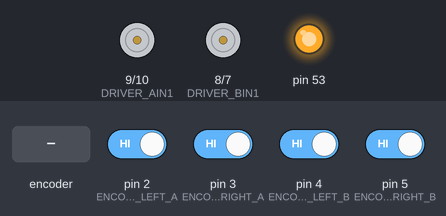
This program was run on a simulated Arduino Mega 2560, built with avr-gcc and run on an emulated ATmega2560. On the bench: motor-driver pin pairs drawn as motors (green arrow = first pin HIGH = forward, orange = second pin HIGH = backward, longer = more drive, scaled by the enable pin), output pins drawn as LEDs (lit = HIGH). The test bench sets the inputs (shaded band); at power-on: pin 2 (ENCODER_LEFT_A), pin 3 (ENCODER_RIGHT_A), pin 4 (ENCODER_LEFT_B), pin 5 (ENCODER_RIGHT_B) HIGH. What the program prints to the serial monitor is not drawn.

Above: at 1.2 s.
1.3 s: rotary encoder on pin 2 (ENCODER_LEFT_A) / pin 4 (ENCODER_LEFT_B) turned 3 steps (first pin leading)
At 1.59 s:
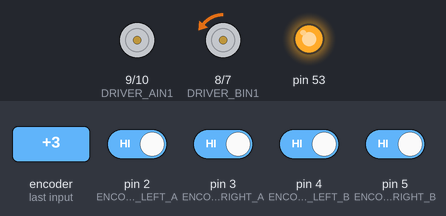
3.4 s: rotary encoder on pin 2 (ENCODER_LEFT_A) / pin 4 (ENCODER_LEFT_B) turned 2 steps (second pin leading)
At 4.4 s:
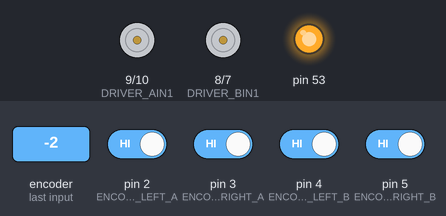
5.3 s: pin 3 (ENCODER_RIGHT_A) driven LOW
At 6.4 s:
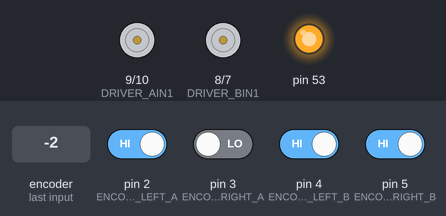
6.8 s: pin 3 (ENCODER_RIGHT_A) driven HIGH
At 7.6 s:
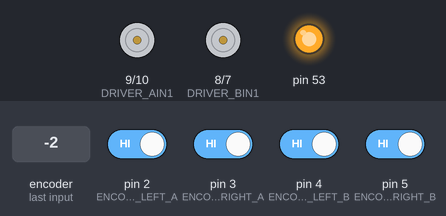
Timing chart, 0 to 9.3 s (numbered marks = the images above; inputs shaded):
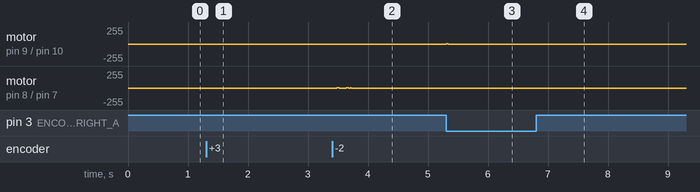

Measured:
- after the input at 1.3 s, motor on pin 8 (DRIVER_BIN1) / pin 7 (DRIVER_BIN2): stopped → backward 2/255 at once, then repeats every 0.20 s: stopped 0.04 s, backward 2/255 0.02 s, stopped 0.10 s, backward 2/255 0.04 s, until it stays stopped from 1.8 s
- after the input at 3.4 s, motor on pin 8 (DRIVER_BIN1) / pin 7 (DRIVER_BIN2): goes forward 2/255 0.04 s, stopped 0.12 s, forward 2/255 0.04 s, stopped 0.02 s, forward 2/255 0.02 s, then stopped, starting after 0.08 s
- after the input at 5.3 s, motor on pin 9 (DRIVER_AIN1) / pin 10 (DRIVER_AIN2): stopped → forward 2/255 at once, → stopped 0.04 s later
- after the input at 6.8 s, motor on pin 9 (DRIVER_AIN1) / pin 10 (DRIVER_AIN2): stopped → backward 2/255 at once, → stopped 0.04 s later

The program:

main.cpp
```cpp
#include <Arduino.h>
#include "can_manager.h"
#include "wheel.h"

unsigned long last_time_50hz = 0;
Wheel wheel;
float Vl = 0;
float Vr = 0;
float separation = 0.19;

float max_linear_speed = 0.4;   // m/s
float max_angular_speed = 1.2;  // rad/s

void setup(){
  Serial.begin(115200);
  can_init();
  wheel.init_wheel();
}

void loop(){

  unsigned long now = millis();
  wheel.update_speed();
  int32_t encoder_r = wheel.encoder_get_right();
  int32_t encoder_l = wheel.encoder_get_left();

  CanRcv_t msg;
  if(can_receive(msg)){
    if(msg.id == 0x001){
      float linear = 0;
      float angular = 0;

      memcpy(&linear, &msg.data[0], sizeof(float));
      memcpy(&angular, &msg.data[4], sizeof(float));

      // limit
      linear = map(linear, -(max_linear_speed), max_linear_speed, -100, 100);
      angular = map(angular, -(max_angular_speed), max_angular_speed, 500, -500);

      if (linear < 10 && linear > -10){
        linear = 0;
      }

      if (angular < 10 && angular > -10){
        angular = 0;
      }

      Vr = linear + (angular * separation/2);
      Vl = linear - (angular * separation/2);

      Serial.print(Vr);
      Serial.print(",");
      Serial.println(Vl);

    }else{
      Vr = 0;
      Vl = 0;
    }
  }else{
      Vr = 0;
      Vl = 0;
  }


  wheel.r_wheel_move(Vr);
  wheel.l_wheel_move(Vl);


  // if(wheel.l_get_speed() != 0 || wheel.r_get_speed() != 0){
  //   Serial.print(wheel.l_get_speed());
  //   Serial.print(",");
  //   Serial.println(wheel.r_get_speed());
  // }


  // 50Hz loop
  if(now - last_time_50hz >= 20){
    CanMsg_32t left_ticks;
    CanMsg_32t right_ticks;
    left_ticks.value = encoder_l;
    right_ticks.value = encoder_r;

    can_send(0x011, 4, right_ticks.bytes);
    can_send(0x012, 4, left_ticks.bytes);

    last_time_50hz = now;
  }
}
```

can_manager.cpp
```cpp
#include "can_manager.h"
#include <SPI.h>
#include <mcp_can.h>

#define CAN_CS 53

MCP_CAN CAN(CAN_CS);

void can_init() {
    SPI.begin();
    while (CAN_OK != CAN.begin(MCP_ANY, CAN_500KBPS, MCP_8MHZ)) {
        Serial.println("MCP2515 gagal init...");
        delay(1000);
    }

    CAN.setMode(MCP_NORMAL);
    Serial.println("MCP2515 OK!");
}

void can_send(int can_id, int length, byte* data) {
    byte result = CAN.sendMsgBuf(can_id, 0, length, data);

    if (result != CAN_OK) {
        Serial.print("CAN SEND ERROR: ");
        Serial.println(result);
    }
}

bool can_receive(CanRcv_t &result) {
    if (CAN.checkReceive() != CAN_MSGAVAIL) {
        return false;
    }
    Serial.println("heere");
    CAN.readMsgBuf(&result.id, &result.len, result.data);

    Serial.print("ID: 0x");
    Serial.println(result.id, HEX);

    Serial.print("DATA: ");

    for (byte i = 0; i < result.len; i++) {
        if (result.data[i] < 0x10) Serial.print("0");
        Serial.print(result.data[i], HEX);
        Serial.print(" ");
    }

    Serial.println();

    return true;
}
```

can_manager.h
```cpp
#ifndef CAN_MANAGER_H
#define CAN_MANAGER_H

#include <Arduino.h>

union CanMsg_32t {
    int32_t value;
    uint8_t bytes[4];
};

typedef struct{
    unsigned long id;
    byte len;
    byte data[8];
}CanRcv_t;

void can_init();
void can_send(int, int, byte*);
bool can_receive(CanRcv_t &result);

#endif
```

wheel.cpp
```cpp
#include "wheel.h"
#include <PID_v1.h>

Wheel* wheel_instance = nullptr;

double r_setpoint = 0;
double r_input = 0;
double r_output = 0;

double l_setpoint = 0;
double l_input = 0;
double l_output = 0;

double r_Kp = 1;
double r_Ki = 0;
double r_Kd = 0;

double l_Kp = 1;
double l_Ki = 0;
double l_Kd = 0;

PID r_wheel_pid(
    &r_input,
    &r_output,
    &r_setpoint,
    r_Kp,
    r_Ki,
    r_Kd,
    DIRECT
);

PID l_wheel_pid(
    &l_input,
    &l_output,
    &l_setpoint,
    l_Kp,
    l_Ki,
    l_Kd,
    DIRECT
);

float gearbox = 30.0;

void left_encoder_isr()
{
    if (wheel_instance != nullptr)wheel_instance->left_encoder_update();
}

void right_encoder_isr()
{
    if (wheel_instance != nullptr) wheel_instance->right_encoder_update();
}

void Wheel::left_encoder_update()
{
    bool A = digitalRead(ENCODER_LEFT_A);
    bool B = digitalRead(ENCODER_LEFT_B);

    if (A == B)
        left_ticks++;
    else
        left_ticks--;
}

void Wheel::right_encoder_update()
{
    bool A = digitalRead(ENCODER_RIGHT_A);
    bool B = digitalRead(ENCODER_RIGHT_B);

    if (A == B)
        right_ticks--;
    else
        right_ticks++;
}
void Wheel::init_wheel()
{
    pinMode(DRIVER_AIN1, OUTPUT);
    pinMode(DRIVER_AIN2, OUTPUT);
    pinMode(DRIVER_PWMA, OUTPUT);

    pinMode(DRIVER_BIN1, OUTPUT);
    pinMode(DRIVER_BIN2, OUTPUT);
    pinMode(DRIVER_PWMB, OUTPUT);

    pinMode(ENCODER_LEFT_A, INPUT_PULLUP);
    pinMode(ENCODER_LEFT_B, INPUT_PULLUP);

    pinMode(ENCODER_RIGHT_A, INPUT_PULLUP);
    pinMode(ENCODER_RIGHT_B, INPUT_PULLUP);

    wheel_instance = this;

    attachInterrupt(
        digitalPinToInterrupt(ENCODER_LEFT_A),
        left_encoder_isr,
        CHANGE
    );

    attachInterrupt(
        digitalPinToInterrupt(ENCODER_RIGHT_A),
        right_encoder_isr,
        CHANGE
    );

    l_wheel_pid.SetMode(AUTOMATIC);
    r_wheel_pid.SetMode(AUTOMATIC);

    l_wheel_pid.SetOutputLimits(-255, 255);
    r_wheel_pid.SetOutputLimits(-255, 255);

    l_wheel_pid.SetSampleTime(20);
    r_wheel_pid.SetSampleTime(20);
}

long Wheel::encoder_get_left()
{
    noInterrupts();

    long value = left_ticks;

    interrupts();

    return value;
}

long Wheel::encoder_get_right()
{
    noInterrupts();

    long value = right_ticks;

    interrupts();

    return value;
}

void Wheel::encoder_reset()
{
    noInterrupts();

    left_ticks = 0;
    right_ticks = 0;

    interrupts();
}

void Wheel::update_speed()
{
    unsigned long now = millis();

    if (now - last_speed_time < 20)
        return;

    long current_left = encoder_get_left();
    long current_right = encoder_get_right();

    long delta_left = current_left - last_left_ticks;
    long delta_right = current_right - last_right_ticks;

    float dt = (now - last_speed_time) / 1000.0f;

    float left_tick_per_second =
        delta_left / dt;

    float right_tick_per_second =
        delta_right / dt;

    // 20 PPR × 2 edge × 30 gearbox
    float ticks_per_wheel_rev = 20.0f * 2.0f * gearbox;

    left_speed =
        left_tick_per_second * 60.0f / ticks_per_wheel_rev;

    right_speed =
        right_tick_per_second * 60.0f / ticks_per_wheel_rev;

    last_left_ticks = current_left;
    last_right_ticks = current_right;

    last_speed_time = now;
}

float Wheel::r_get_speed()
{
    return right_speed;
}


float Wheel::l_get_speed()
{
    return left_speed;
}

void Wheel::left_motor_drive(int pwm)
{
    pwm = constrain(pwm, -255, 255);

    if (pwm > 0)
    {
        digitalWrite(DRIVER_BIN1, LOW);
        digitalWrite(DRIVER_BIN2, HIGH);
        analogWrite(DRIVER_PWMB, pwm);
    }
    else if (pwm < 0)
    {
        digitalWrite(DRIVER_BIN1, HIGH);
        digitalWrite(DRIVER_BIN2, LOW);
        analogWrite(DRIVER_PWMB, -pwm);
    }
    else
    {
        digitalWrite(DRIVER_BIN1, LOW);
        digitalWrite(DRIVER_BIN2, LOW);
        analogWrite(DRIVER_PWMB, 0);
    }
}


void Wheel::right_motor_drive(int pwm)
{
    pwm = constrain(pwm, -255, 255);

    if (pwm > 0)
    {
        digitalWrite(DRIVER_AIN1, LOW);
        digitalWrite(DRIVER_AIN2, HIGH);
        analogWrite(DRIVER_PWMA, pwm);
    }
    else if (pwm < 0)
    {
        digitalWrite(DRIVER_AIN1, HIGH);
        digitalWrite(DRIVER_AIN2, LOW);
        analogWrite(DRIVER_PWMA, -pwm);
    }
    else
    {
        digitalWrite(DRIVER_AIN1, LOW);
        digitalWrite(DRIVER_AIN2, LOW);
        analogWrite(DRIVER_PWMA, 0);
    }
}

void Wheel::r_wheel_move(float speed)
{
    r_setpoint = speed;
    r_input = r_get_speed();

    r_wheel_pid.Compute();

    right_motor_drive( (int)r_output);
}

void Wheel::l_wheel_move(float speed)
{
    l_setpoint = speed;
    l_input = l_get_speed();

    l_wheel_pid.Compute();

    left_motor_drive((int)l_output);
}
```

wheel.h
```cpp
#ifndef WHEEL_H
#define WHEEL_H

#include <Arduino.h>

#define DRIVER_AIN1 9
#define DRIVER_AIN2 10
#define DRIVER_PWMA 11

#define DRIVER_BIN1 8
#define DRIVER_BIN2 7
#define DRIVER_PWMB 6

#define ENCODER_LEFT_A 2
#define ENCODER_LEFT_B 4

#define ENCODER_RIGHT_A 3
#define ENCODER_RIGHT_B 5


class Wheel{
    private:
        volatile long left_ticks = 0;
        volatile long right_ticks = 0;
        volatile long last_left_ticks = 0;
        volatile long last_right_ticks = 0;

        unsigned long last_speed_time = 0;

        float left_speed = 0;
        float right_speed = 0;

        void right_motor_drive(int);
        void left_motor_drive(int);

    public:
        void init_wheel();

        long encoder_get_left();
        long encoder_get_right();

        void encoder_reset();
        void left_encoder_update();
        void right_encoder_update();

        void r_wheel_move(float);
        void l_wheel_move(float);

        void update_speed();
        float r_get_speed();
        float l_get_speed();
};


void left_encoder_isr();
void right_encoder_isr();

#endif
```
